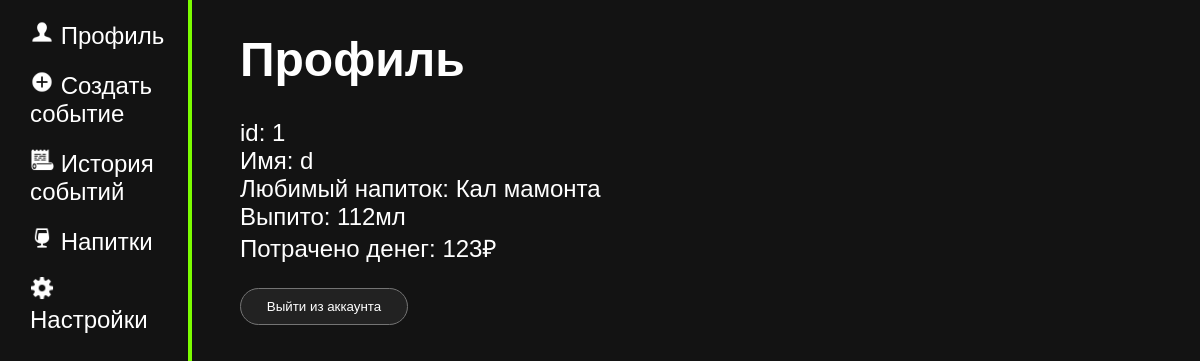
The app's page /profile (signed in), older data.
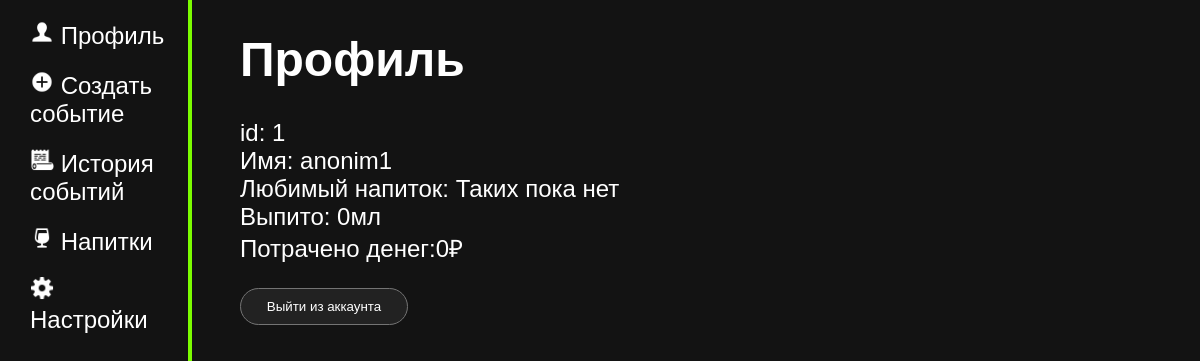
The same page, newer data.
### tables this page shows
CREATE TABLE user
(
    id INTEGER PRIMARY KEY AUTOINCREMENT,
    nickname TEXT NOT NULL,
    psw TEXT NOT NULL
);

### main.py (the view)
@app.route("/profile")
@login_required
def profile():
    return render_template("profile.html",
                           nickname = current_user.get_nickname(),
                           id = current_user.get_id(),
                           fauvorite_drink = D.get_fauvorite_drink(current_user.get_id()),
                           stats = D.get_statistic(current_user.get_id())
                           )

### data.py (called while the page is built)
    def get_fauvorite_drink(self, user_id):
        try:
            self.cursor.execute(f"""SELECT drink_title
                                    FROM events
                                    WHERE user_id = {user_id}
                                    GROUP BY drink_title
                                    ORDER BY COUNT(*) DESC
                                    LIMIT 1;""")
            fauvorite_drink = self.cursor.fetchone()
            return fauvorite_drink
        except error:
            print("ОШИБКА! " + str(error))

    def get_user(self, user_id):
        try:
            self.cursor.execute(f"SELECT * FROM user WHERE id = {user_id} LIMIT 1")
            user = self.cursor.fetchone()
            return user
        except error:
                print("ОШИБКА! " + str(error))

    def get_statistic(self, user_id):
        try:
            self.cursor.execute(f"SELECT SUM(money_spent), SUM(volume) FROM events WHERE user_id = {user_id}")
            stats = self.cursor.fetchone()
            return stats
        except error:
                print("ОШИБКА! " + str(error))

### main.py (called while the page is built)
@app.before_request
def before_request():
    global D
    db = get_db()
    D = Data(db)

### templates/profile.html (shortened to what this page needs)
{% extends 'base.html' %}
{%block body%}
<div class = "main">
    <h1>Профиль</h1>
    <p>id: {{id}}
    <br>Имя: {{nickname}}
    <br>Любимый напиток: {%if fauvorite_drink%}{{fauvorite_drink[0]}} {%else%}Таких пока нет {%endif%}
    <br>Выпито: {%if stats[1]%} {{stats[1]}}мл {%else%}0мл {%endif%}
    <br>Потрачено денег:{%if stats[0]%} {{stats[0]}}₽ {%else%}0₽ {%endif%} </p>
    <div class = "forma"><form action="/logout" method="get"> <input type="submit" value="Выйти из аккаунта"> </form></div>
</div>
{%endblock body%}

Row changes from the older to the newer data that the page shows:
now on this page (row edited): user: nickname "anonim1"
Text that changed along with them:
{{ nickname }}: "d" → (not shown)
{{ fauvorite_drink[0] }}: "Кал мамонта" → (not shown)
{{ stats[1] }}: "112" → (not shown)
{{ stats[0] }}: "123" → (not shown)
text no longer shown: "мл ₽"
text now shown: "Таких пока нет 0мл 0₽"
